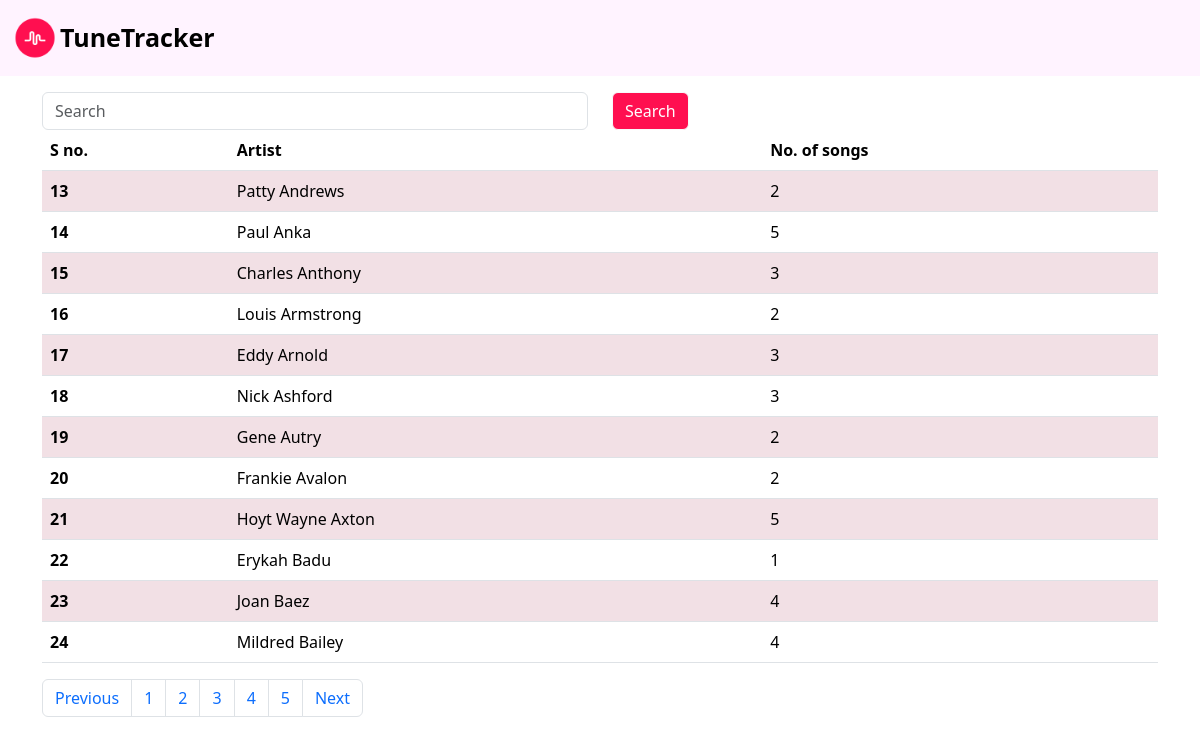
The app's page /artist-songs/?page=2 with its own data.
### TuneTracker/models.py (models this page shows, shortened)
class Artist(models.Model):
    name = models.CharField(max_length=100)

### TuneTracker/views.py (the view)
# urls.py: path('artist-songs/', artist_song_count, name="artist_song_count")
def artist_song_count(request):
    artist_counts = Artist.objects.annotate(song_count=Count('songs'))
    search = ''
    if request.GET.get('search'):
        search = request.GET.get('search')
        lookup = {"name__startswith": search}
        query = Q(**lookup)
        artist_counts = artist_counts.filter(query)
    paginator = Paginator(artist_counts, 12)  # Show 12 artists per page.
    a = math.ceil(len(artist_counts)/12)
    page_number = request.GET.get("page",1)
    page_obj = paginator.get_page(page_number)
    return render(request,'artist-song-count.html',{"queryset":page_obj, "range": range(a)})

### TuneTracker/templates/artist-song-count.html (shortened to what this page needs)
{% extends 'base.html' %}
{% block start %}
<div class = "container mt-3">
  <form id= "searchForm" method="GET">
    <div class="row">
      <div class="col-md-6">
        <input class="form-control" value="{{search}}" name="search" placeholder="Search">
      </div>
      <div class="col-md-1">
        <button type="submit" style="background-color: #ff0f50; color: white;" class="btn btn-light">Search</button>
      </div>
    </div>
  </form>
    <table class="table table-striped table-hover">
        <thead>
            <tr>
                <th scope="col">S no.</th>
                <th scope="col">Artist</th>
                <th scope="col">No. of songs</th>
            </tr>
        </thead>
        <tbody>
            {% for i in queryset %}
                <tr>
                    <th scope="row">{{ queryset.start_index|add:forloop.counter0 }}</th>
                    <td>{{ i.name }}</td>
                    <td>{{ i.song_count }}</td>
                </tr>
            {% endfor %}
        </tbody>
    </table>
<nav aria-label="Page navigation example">
    <ul class="pagination">
    {% if queryset.has_previous %}
      <li class="page-item"><a class="page-link" href="?page={{ queryset.previous_page_number }}">Previous</a></li>
    {% endif %}
    {% for i in range %}
      <li class="page-item"><a class="page-link" href="?page={{ i|add:1 }}">{{ i|add:1 }}</a></li>
    {% endfor %}
    {% if queryset.has_next %}
      <li class="page-item"><a class="page-link" href="?page={{ queryset.next_page_number }}">Next</a></li>
    {% endif %}
    </ul>
  </nav>
</div>
{% endblock %}

### TuneTracker/static/style1.css (style rules this page uses)
.table-striped>tbody>tr:nth-child(odd)>td, .table-striped>tbody>tr:nth-child(odd)>th { background-color: #ff0f5014; }

### records on screen
Artist: start_index|add "13", name "Patty Andrews", song_count "2"
Artist: start_index|add "14", name "Paul Anka", song_count "5"
Artist: start_index|add "15", name "Charles Anthony", song_count "3"
Artist: start_index|add "16", name "Louis Armstrong", song_count "2"
Artist: start_index|add "17", name "Eddy Arnold", song_count "3"
Artist: start_index|add "18", name "Nick Ashford", song_count "3"
Artist: start_index|add "19", name "Gene Autry", song_count "2"
Artist: start_index|add "20", name "Frankie Avalon", song_count "2"
Artist: start_index|add "21", name "Hoyt Wayne Axton", song_count "5"
Artist: start_index|add "22", name "Erykah Badu", song_count "1"
Artist: start_index|add "23", name "Joan Baez", song_count "4"
Artist: start_index|add "24", name "Mildred Bailey", song_count "4"

### other values on screen
{{ i|add:1 }} "1" "2" "3" "4" "5"
